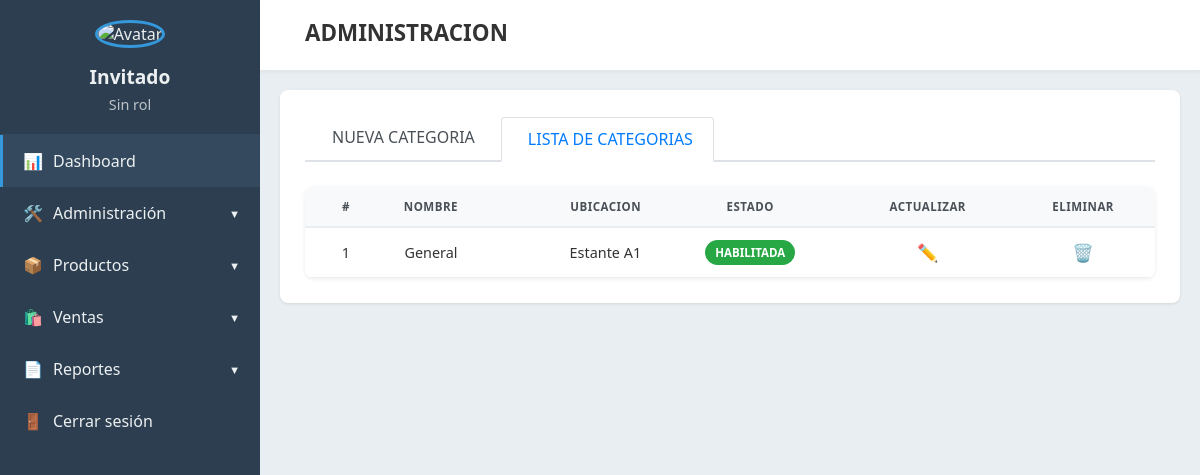
Screenshot of /listaCategorias.php with the database file from the repository.
### tables this page shows
CREATE TABLE `categorias` (
  `id_categoria` int(11) NOT NULL,
  `nombre_categoria` varchar(100) NOT NULL,
  `descripcion` text DEFAULT NULL,
  `ubicacion` varchar(100) DEFAULT NULL,
  `estado` enum('Habilitada','Deshabilitada') DEFAULT 'Habilitada'
);

### listaCategorias.php (the view, shortened to what this page needs)
<?php
include 'conexionbd.php';
?>
<!DOCTYPE html>
<html lang="es">
<head>
    <link rel="stylesheet" href="styles.css">
</head>
<body>
    <div class="container">
        <?php
include 'sidebar.php';
?>
        <main class="main-content">
            <header class="top-bar">
                <div class="dashboard-title">
                    <h1>ADMINISTRACION</h1>
                </div>
            </header>
            <section class="page-content">
                <nav class="page-tabs">
                    <ul>
                        <li><a href="nuevaCategoria.php"><span class="icon"></span> NUEVA CATEGORIA</a></li>
                        <li><a href="listaCategorias.php" class="tab-active"><span class="icon"></span> LISTA DE CATEGORIAS</a></li>
                    </ul>
                </nav>
                <div class="table-container">
                    <table class="data-table">
                        <thead>
                            <tr>
                                <th>#</th>
                                <th>NOMBRE</th>
                                <th>UBICACION</th>
                                <th>ESTADO</th>
                                <th>ACTUALIZAR</th>
                                <th>ELIMINAR</th>
                            </tr>
                        </thead>
                        <tbody>
                            <?php
                            $sql = "SELECT id_categoria, nombre_categoria, ubicacion, estado FROM categorias ORDER BY nombre_categoria ASC";
                            $resultado = $conexion->query($sql);
                            if ($resultado && $resultado->num_rows > 0) {
                                while($categoria = $resultado->fetch_assoc()) {
                                    ?>
                                    <tr>
                                        <td><?php echo htmlspecialchars($categoria['id_categoria']); ?></td>
                                        <td><?php echo htmlspecialchars($categoria['nombre_categoria']); ?></td>
                                        <td><?php echo htmlspecialchars($categoria['ubicacion']); ?></td>
                                        <td>
                                            <?php if ($categoria['estado'] == 'Habilitada'): ?>
                                                <span class="status status-active">Habilitada</span>
                                            <?php else: ?>
                                                <span class="status status-inactive">Deshabilitada</span>
                                            <?php endif; ?>
                                        </td>
                                        <td>
                                            <a href="actualizarCategoria.php?id=<?php echo $categoria['id_categoria']; ?>" class="action-icon action-edit" title="Actualizar"><span class="icon">✏️</span></a>
                                        </td>
                                        <td>
                                            <a href="eliminarCategoria.php?id=<?php echo $categoria['id_categoria']; ?>" class="action-icon action-delete" title="Eliminar" onclick="return confirm('¿Estás seguro de eliminar esta categoría?');"><span class="icon">🗑️</span></a>
                                        </td>
                                    </tr>
                                    <?php
                                }
                            } else {
                                echo '<tr><td colspan="5">No hay categorías registradas.</td></tr>';
                            }
                            ?>
                        </tbody>
                    </table>
                </div>
            </section>
        </main>
    </div>
</body>
</html>

### styles.css (style rules this page uses)
body { font-family: 'Segoe UI', Tahoma, Geneva, Verdana, sans-serif; margin: 0; background-color: #f0f2f5; color: #333; display: flex; min-height: 100vh; }
.container { display: flex; width: 100%; }
.icon { margin-right: 10px; }
.main-content { flex-grow: 1; display: flex; flex-direction: column; background-color: #e9eef2; }
.top-bar { background-color: #ffffff; padding: 15px 25px; display: flex; align-items: center; justify-content: space-between; box-shadow: 0 2px 4px rgba(0, 0, 0, 0.05); height: 70px; box-sizing: border-box; }
.dashboard-title { flex-grow: 1; margin-left: 20px; }
.dashboard-title h1 { margin: 0 0 5px 0; font-size: 1.4em; color: #333; font-weight: 600; }
.page-content { padding: 25px; background-color: #fff; margin: 20px; border-radius: 8px; box-shadow: 0 1px 3px rgba(0,0,0,0.1); }
.page-tabs ul { list-style: none; padding: 0; margin: 0 0 25px 0; display: flex; border-bottom: 2px solid #dee2e6; }
.page-tabs li { margin-right: 5px; }
.page-tabs li a { display: inline-block; padding: 10px 20px; text-decoration: none; color: #495057; border: 1px solid transparent; border-bottom: none; border-radius: 4px 4px 0 0; font-weight: 500; transition: background-color 0.2s ease, color 0.2s ease; }
.page-tabs li a.tab-active { color: #007bff; border-color: #dee2e6 #dee2e6 #fff; border-bottom: 2px solid #fff; background-color: #fff; position: relative; top: 2px; }
.table-container { width: 100%; overflow-x: auto; background-color: #fff; border-radius: 8px; box-shadow: 0 1px 4px rgba(0,0,0,0.08); }
.data-table { width: 100%; border-collapse: collapse; font-size: 0.9em; }
.data-table th, .data-table td { padding: 12px 15px; text-align: left; vertical-align: middle; border-bottom: 1px solid #e9eef2; }
.data-table thead th { background-color: #f8f9fa; font-weight: 600; color: #495057; border-bottom-width: 2px; text-transform: uppercase; font-size: 0.8em; letter-spacing: 0.5px; }
.status { padding: 4px 8px; border-radius: 4px; font-weight: 600; font-size: 0.85em; display: inline-block; }
.status-active { background-color: rgba(40, 167, 69, 0.1); color: #28a745; }
.data-table td:has(.action-icon) { text-align: center; }
.action-icon { display: inline-block; text-decoration: none; font-size: 1.2em; margin: 0 5px; transition: transform 0.2s ease; }
.action-icon .icon { margin-right: 0; display: block; }
.action-edit { color: #007bff; }
.action-delete { color: #dc3545; }
.data-table th:nth-child(1), .data-table td:nth-child(1), .data-table th:nth-child(3), .data-table td:nth-child(3) { text-align: right; }
.data-table th:nth-child(5), .data-table th:nth-child(6), .data-table td:nth-child(5), .data-table td:nth-child(6) { text-align: center; }
.data-table td, .data-table th { text-align: center; vertical-align: middle; }
.status { padding: 5px 10px; border-radius: 15px; color: white; font-weight: bold; font-size: 0.8em; text-transform: uppercase; }
.status-active { background-color: #28a745; }
.action-icon { text-decoration: none; font-size: 1.2em; }

### rows the page displays
categorias: id_categoria "1", nombre_categoria "General", ubicacion "Estante A1", estado "HABILITADA"

### other values shown
$usuario "Invitado"
$rol "Sin rol"
